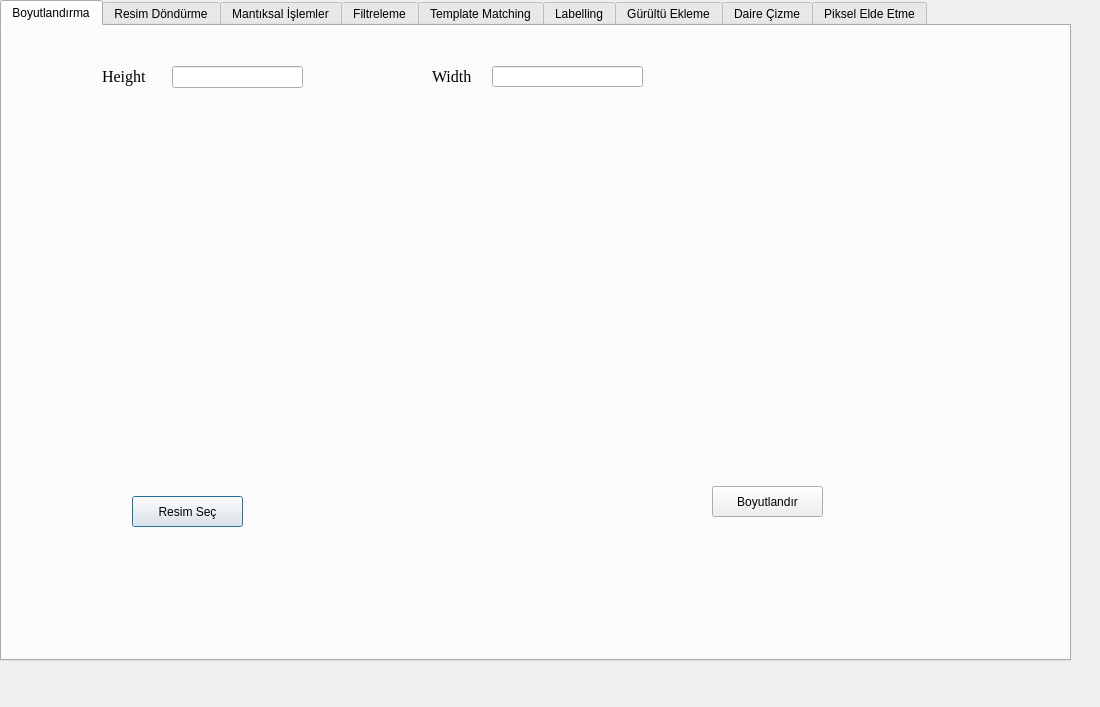
<?xml version="1.0" encoding="UTF-8"?>
<ui version="4.0">
 <class>Dialog</class>
 <widget class="QDialog" name="Dialog">
  <property name="geometry">
   <rect>
    <x>0</x>
    <y>0</y>
    <width>1100</width>
    <height>707</height>
   </rect>
  </property>
  <property name="windowTitle">
   <string>Dialog</string>
  </property>
  <widget class="QTabWidget" name="tabWidget">
   <property name="geometry">
    <rect>
     <x>0</x>
     <y>0</y>
     <width>1071</width>
     <height>661</height>
    </rect>
   </property>
   <property name="currentIndex">
    <number>0</number>
   </property>
   <widget class="QWidget" name="tab">
    <attribute name="title">
     <string>Boyutlandırma</string>
    </attribute>
    <widget class="QPushButton" name="btn_sec">
     <property name="geometry">
      <rect>
       <x>130</x>
       <y>470</y>
       <width>111</width>
       <height>31</height>
      </rect>
     </property>
     <property name="text">
      <string>Resim Seç</string>
     </property>
    </widget>
    <widget class="QLabel" name="lbl_resim_1">
     <property name="geometry">
      <rect>
       <x>40</x>
       <y>150</y>
       <width>321</width>
       <height>261</height>
      </rect>
     </property>
     <property name="text">
      <string/>
     </property>
    </widget>
    <widget class="QLabel" name="lbl_uzunluk">
     <property name="geometry">
      <rect>
       <x>100</x>
       <y>40</y>
       <width>61</width>
       <height>21</height>
      </rect>
     </property>
     <property name="font">
      <font>
       <family>Times New Roman</family>
       <pointsize>12</pointsize>
      </font>
     </property>
     <property name="text">
      <string>Height</string>
     </property>
    </widget>
    <widget class="QLabel" name="lbl_genislik">
     <property name="geometry">
      <rect>
       <x>430</x>
       <y>40</y>
       <width>51</width>
       <height>21</height>
      </rect>
     </property>
     <property name="font">
      <font>
       <family>Times New Roman</family>
       <pointsize>12</pointsize>
       <weight>50</weight>
       <bold>false</bold>
      </font>
     </property>
     <property name="text">
      <string>Width</string>
     </property>
    </widget>
    <widget class="QLineEdit" name="txt_yukseklik">
     <property name="geometry">
      <rect>
       <x>170</x>
       <y>40</y>
       <width>131</width>
       <height>22</height>
      </rect>
     </property>
    </widget>
    <widget class="QLineEdit" name="txt_genislik">
     <property name="geometry">
      <rect>
       <x>490</x>
       <y>40</y>
       <width>151</width>
       <height>21</height>
      </rect>
     </property>
    </widget>
    <widget class="QLabel" name="lbl_resim_2">
     <property name="geometry">
      <rect>
       <x>600</x>
       <y>140</y>
       <width>321</width>
       <height>261</height>
      </rect>
     </property>
     <property name="text">
      <string/>
     </property>
    </widget>
    <widget class="QPushButton" name="btn_boyutlandir">
     <property name="geometry">
      <rect>
       <x>710</x>
       <y>460</y>
       <width>111</width>
       <height>31</height>
      </rect>
     </property>
     <property name="text">
      <string>Boyutlandır</string>
     </property>
    </widget>
   </widget>
   <widget class="QWidget" name="tab_2">
    <attribute name="title">
     <string>Resim Döndürme</string>
    </attribute>
    <widget class="QPushButton" name="btn_ekle">
     <property name="geometry">
      <rect>
       <x>450</x>
       <y>450</y>
       <width>93</width>
       <height>28</height>
      </rect>
     </property>
     <property name="text">
      <string>Resim Ekle</string>
     </property>
    </widget>
    <widget class="QLabel" name="lbl_resim_3">
     <property name="geometry">
      <rect>
       <x>290</x>
       <y>60</y>
       <width>421</width>
       <height>351</height>
      </rect>
     </property>
     <property name="text">
      <string/>
     </property>
    </widget>
    <widget class="QPushButton" name="btn_sola_dondur">
     <property name="geometry">
      <rect>
       <x>60</x>
       <y>220</y>
       <width>93</width>
       <height>28</height>
      </rect>
     </property>
     <property name="text">
      <string>Sola Döndür</string>
     </property>
    </widget>
    <widget class="QPushButton" name="btn_saga_dondur">
     <property name="geometry">
      <rect>
       <x>820</x>
       <y>220</y>
       <width>93</width>
       <height>28</height>
      </rect>
     </property>
     <property name="text">
      <string>Sağa Döndür</string>
     </property>
    </widget>
   </widget>
   <widget class="QWidget" name="tab_3">
    <attribute name="title">
     <string>Mantıksal İşlemler</string>
    </attribute>
    <widget class="QLabel" name="lbl_resim_4">
     <property name="geometry">
      <rect>
       <x>30</x>
       <y>20</y>
       <width>281</width>
       <height>221</height>
      </rect>
     </property>
     <property name="text">
      <string/>
     </property>
    </widget>
    <widget class="QLabel" name="lbl_resim_5">
     <property name="geometry">
      <rect>
       <x>30</x>
       <y>330</y>
       <width>281</width>
       <height>221</height>
      </rect>
     </property>
     <property name="text">
      <string/>
     </property>
    </widget>
    <widget class="QPushButton" name="btn_ekle_resim">
     <property name="geometry">
      <rect>
       <x>120</x>
       <y>260</y>
       <width>93</width>
       <height>28</height>
      </rect>
     </property>
     <property name="text">
      <string>Resim Seç</string>
     </property>
    </widget>
    <widget class="QPushButton" name="btn_ekle_resim_2">
     <property name="geometry">
      <rect>
       <x>110</x>
       <y>580</y>
       <width>93</width>
       <height>28</height>
      </rect>
     </property>
     <property name="text">
      <string>Resim Seç</string>
     </property>
    </widget>
    <widget class="QLabel" name="lbl_resim_6">
     <property name="geometry">
      <rect>
       <x>700</x>
       <y>50</y>
       <width>281</width>
       <height>221</height>
      </rect>
     </property>
     <property name="text">
      <string/>
     </property>
    </widget>
    <widget class="QComboBox" name="cm_box">
     <property name="geometry">
      <rect>
       <x>460</x>
       <y>120</y>
       <width>141</width>
       <height>22</height>
      </rect>
     </property>
     <property name="currentText">
      <string/>
     </property>
    </widget>
    <widget class="QPushButton" name="btn_uygula">
     <property name="geometry">
      <rect>
       <x>460</x>
       <y>170</y>
       <width>141</width>
       <height>28</height>
      </rect>
     </property>
     <property name="text">
      <string>Gerçekleştir</string>
     </property>
    </widget>
   </widget>
   <widget class="QWidget" name="tab_4">
    <attribute name="title">
     <string>Filtreleme</string>
    </attribute>
    <widget class="QPushButton" name="btn_gozat">
     <property name="geometry">
      <rect>
       <x>70</x>
       <y>460</y>
       <width>93</width>
       <height>28</height>
      </rect>
     </property>
     <property name="text">
      <string>Resim Seç</string>
     </property>
    </widget>
    <widget class="QLabel" name="lbl_resim_7">
     <property name="geometry">
      <rect>
       <x>30</x>
       <y>80</y>
       <width>381</width>
       <height>331</height>
      </rect>
     </property>
     <property name="text">
      <string/>
     </property>
    </widget>
    <widget class="QLabel" name="lbl_resim_8">
     <property name="geometry">
      <rect>
       <x>650</x>
       <y>80</y>
       <width>381</width>
       <height>331</height>
      </rect>
     </property>
     <property name="text">
      <string/>
     </property>
    </widget>
    <widget class="QComboBox" name="cm_box_2">
     <property name="geometry">
      <rect>
       <x>440</x>
       <y>140</y>
       <width>171</width>
       <height>22</height>
      </rect>
     </property>
    </widget>
    <widget class="QPushButton" name="btn_filtre_uygula">
     <property name="geometry">
      <rect>
       <x>440</x>
       <y>170</y>
       <width>171</width>
       <height>28</height>
      </rect>
     </property>
     <property name="text">
      <string>Filtre Uygula</string>
     </property>
    </widget>
   </widget>
   <widget class="QWidget" name="tab_5">
    <attribute name="title">
     <string>Template Matching</string>
    </attribute>
    <widget class="QPushButton" name="btn_resim_sec">
     <property name="geometry">
      <rect>
       <x>160</x>
       <y>310</y>
       <width>93</width>
       <height>28</height>
      </rect>
     </property>
     <property name="text">
      <string>Resim Seç</string>
     </property>
    </widget>
    <widget class="QLabel" name="lbl_resim_9">
     <property name="geometry">
      <rect>
       <x>40</x>
       <y>50</y>
       <width>351</width>
       <height>231</height>
      </rect>
     </property>
     <property name="text">
      <string/>
     </property>
    </widget>
    <widget class="QLabel" name="lbl_resim_10">
     <property name="geometry">
      <rect>
       <x>670</x>
       <y>40</y>
       <width>341</width>
       <height>321</height>
      </rect>
     </property>
     <property name="text">
      <string/>
     </property>
    </widget>
    <widget class="QPushButton" name="btn_lableling">
     <property name="geometry">
      <rect>
       <x>450</x>
       <y>190</y>
       <width>161</width>
       <height>28</height>
      </rect>
     </property>
     <property name="text">
      <string>Template Matching Uygula</string>
     </property>
    </widget>
    <widget class="QLabel" name="lbl_resim_13">
     <property name="geometry">
      <rect>
       <x>380</x>
       <y>530</y>
       <width>341</width>
       <height>321</height>
      </rect>
     </property>
     <property name="text">
      <string/>
     </property>
    </widget>
    <widget class="QLabel" name="lbl_detected">
     <property name="geometry">
      <rect>
       <x>40</x>
       <y>360</y>
       <width>361</width>
       <height>201</height>
      </rect>
     </property>
     <property name="text">
      <string/>
     </property>
    </widget>
    <widget class="QPushButton" name="btn_gozat_resim">
     <property name="geometry">
      <rect>
       <x>160</x>
       <y>590</y>
       <width>93</width>
       <height>28</height>
      </rect>
     </property>
     <property name="text">
      <string>Resim Seç</string>
     </property>
    </widget>
   </widget>
   <widget class="QWidget" name="tab_8">
    <attribute name="title">
     <string>Labelling</string>
    </attribute>
    <widget class="QPushButton" name="btn_labelling_sec">
     <property name="geometry">
      <rect>
       <x>140</x>
       <y>360</y>
       <width>101</width>
       <height>28</height>
      </rect>
     </property>
     <property name="text">
      <string>Resim Seç</string>
     </property>
    </widget>
    <widget class="QLabel" name="label_resim_sec">
     <property name="geometry">
      <rect>
       <x>20</x>
       <y>40</y>
       <width>351</width>
       <height>291</height>
      </rect>
     </property>
     <property name="text">
      <string/>
     </property>
    </widget>
    <widget class="QPushButton" name="btn_labelling_uygula">
     <property name="geometry">
      <rect>
       <x>640</x>
       <y>350</y>
       <width>121</width>
       <height>28</height>
      </rect>
     </property>
     <property name="text">
      <string>Labelling Uygula</string>
     </property>
    </widget>
   </widget>
   <widget class="QWidget" name="tab_6">
    <attribute name="title">
     <string>Gürültü Ekleme</string>
    </attribute>
    <widget class="QPushButton" name="btn_resim_ekle">
     <property name="geometry">
      <rect>
       <x>70</x>
       <y>470</y>
       <width>93</width>
       <height>28</height>
      </rect>
     </property>
     <property name="text">
      <string>Resim Seç</string>
     </property>
    </widget>
    <widget class="QLabel" name="lbl_resim_11">
     <property name="geometry">
      <rect>
       <x>40</x>
       <y>50</y>
       <width>361</width>
       <height>351</height>
      </rect>
     </property>
     <property name="text">
      <string/>
     </property>
    </widget>
    <widget class="QLabel" name="lbl_resim_12">
     <property name="geometry">
      <rect>
       <x>620</x>
       <y>40</y>
       <width>361</width>
       <height>351</height>
      </rect>
     </property>
     <property name="text">
      <string/>
     </property>
    </widget>
    <widget class="QPushButton" name="btn_gurultu">
     <property name="geometry">
      <rect>
       <x>760</x>
       <y>460</y>
       <width>101</width>
       <height>28</height>
      </rect>
     </property>
     <property name="text">
      <string>Gürültü Oluştur</string>
     </property>
    </widget>
   </widget>
   <widget class="QWidget" name="tab_7">
    <attribute name="title">
     <string>Daire Çizme</string>
    </attribute>
    <widget class="QPushButton" name="btn_daire_ciz">
     <property name="geometry">
      <rect>
       <x>490</x>
       <y>70</y>
       <width>93</width>
       <height>28</height>
      </rect>
     </property>
     <property name="text">
      <string>Daire Çiz</string>
     </property>
    </widget>
    <widget class="QLabel" name="lbl_cember">
     <property name="geometry">
      <rect>
       <x>140</x>
       <y>150</y>
       <width>791</width>
       <height>431</height>
      </rect>
     </property>
     <property name="text">
      <string/>
     </property>
    </widget>
    <widget class="QLabel" name="lbl_merkez_koordinat">
     <property name="geometry">
      <rect>
       <x>20</x>
       <y>70</y>
       <width>131</width>
       <height>16</height>
      </rect>
     </property>
     <property name="text">
      <string>Merkez Koordinatları:</string>
     </property>
    </widget>
    <widget class="QLineEdit" name="txt_koordinat">
     <property name="geometry">
      <rect>
       <x>170</x>
       <y>70</y>
       <width>241</width>
       <height>22</height>
      </rect>
     </property>
    </widget>
   </widget>
   <widget class="QWidget" name="tab_9">
    <attribute name="title">
     <string>Piksel Elde Etme</string>
    </attribute>
    <widget class="QPushButton" name="buton_resim_sec">
     <property name="geometry">
      <rect>
       <x>130</x>
       <y>390</y>
       <width>93</width>
       <height>28</height>
      </rect>
     </property>
     <property name="text">
      <string>Resim Seç</string>
     </property>
    </widget>
    <widget class="QLabel" name="label_resim_goster">
     <property name="geometry">
      <rect>
       <x>20</x>
       <y>40</y>
       <width>321</width>
       <height>321</height>
      </rect>
     </property>
     <property name="text">
      <string/>
     </property>
    </widget>
    <widget class="QLabel" name="label_piksel">
     <property name="geometry">
      <rect>
       <x>390</x>
       <y>80</y>
       <width>671</width>
       <height>20</height>
      </rect>
     </property>
     <property name="text">
      <string>TextLabel</string>
     </property>
    </widget>
    <widget class="QPushButton" name="btn_piksel_bul">
     <property name="geometry">
      <rect>
       <x>452</x>
       <y>210</y>
       <width>111</width>
       <height>28</height>
      </rect>
     </property>
     <property name="text">
      <string>Pikselleri Yazdır</string>
     </property>
    </widget>
   </widget>
  </widget>
 </widget>
 <resources/>
 <connections/>
</ui>
